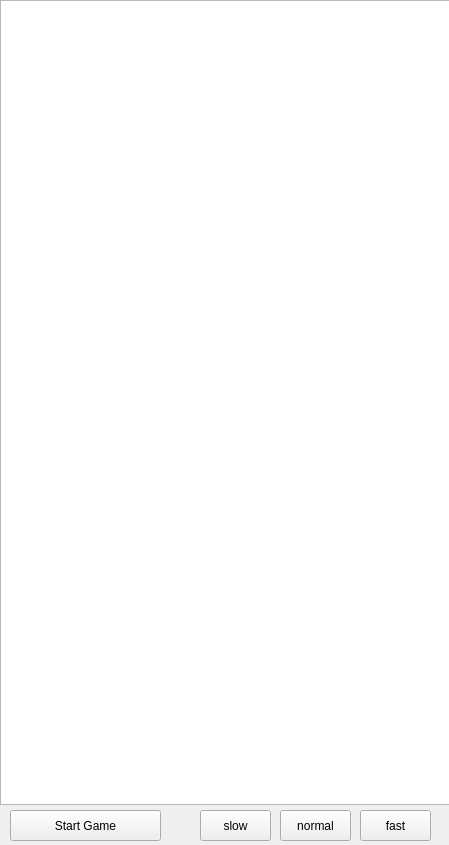
<?xml version="1.0" encoding="UTF-8"?>
<ui version="4.0">
 <class>Widget</class>
 <widget class="QWidget" name="Widget">
  <property name="geometry">
   <rect>
    <x>0</x>
    <y>0</y>
    <width>449</width>
    <height>845</height>
   </rect>
  </property>
  <property name="windowTitle">
   <string>Widget</string>
  </property>
  <widget class="QGraphicsView" name="graphicsView">
   <property name="geometry">
    <rect>
     <x>0</x>
     <y>0</y>
     <width>455</width>
     <height>805</height>
    </rect>
   </property>
  </widget>
  <widget class="QPushButton" name="startButton">
   <property name="geometry">
    <rect>
     <x>10</x>
     <y>810</y>
     <width>151</width>
     <height>31</height>
    </rect>
   </property>
   <property name="text">
    <string>Start Game</string>
   </property>
  </widget>
  <widget class="QPushButton" name="slowButton">
   <property name="geometry">
    <rect>
     <x>200</x>
     <y>810</y>
     <width>71</width>
     <height>31</height>
    </rect>
   </property>
   <property name="text">
    <string>slow</string>
   </property>
  </widget>
  <widget class="QPushButton" name="normalButton">
   <property name="geometry">
    <rect>
     <x>280</x>
     <y>810</y>
     <width>71</width>
     <height>31</height>
    </rect>
   </property>
   <property name="text">
    <string>normal</string>
   </property>
  </widget>
  <widget class="QPushButton" name="fastButton">
   <property name="geometry">
    <rect>
     <x>360</x>
     <y>810</y>
     <width>71</width>
     <height>31</height>
    </rect>
   </property>
   <property name="text">
    <string>fast</string>
   </property>
  </widget>
 </widget>
 <resources/>
 <connections/>
</ui>
